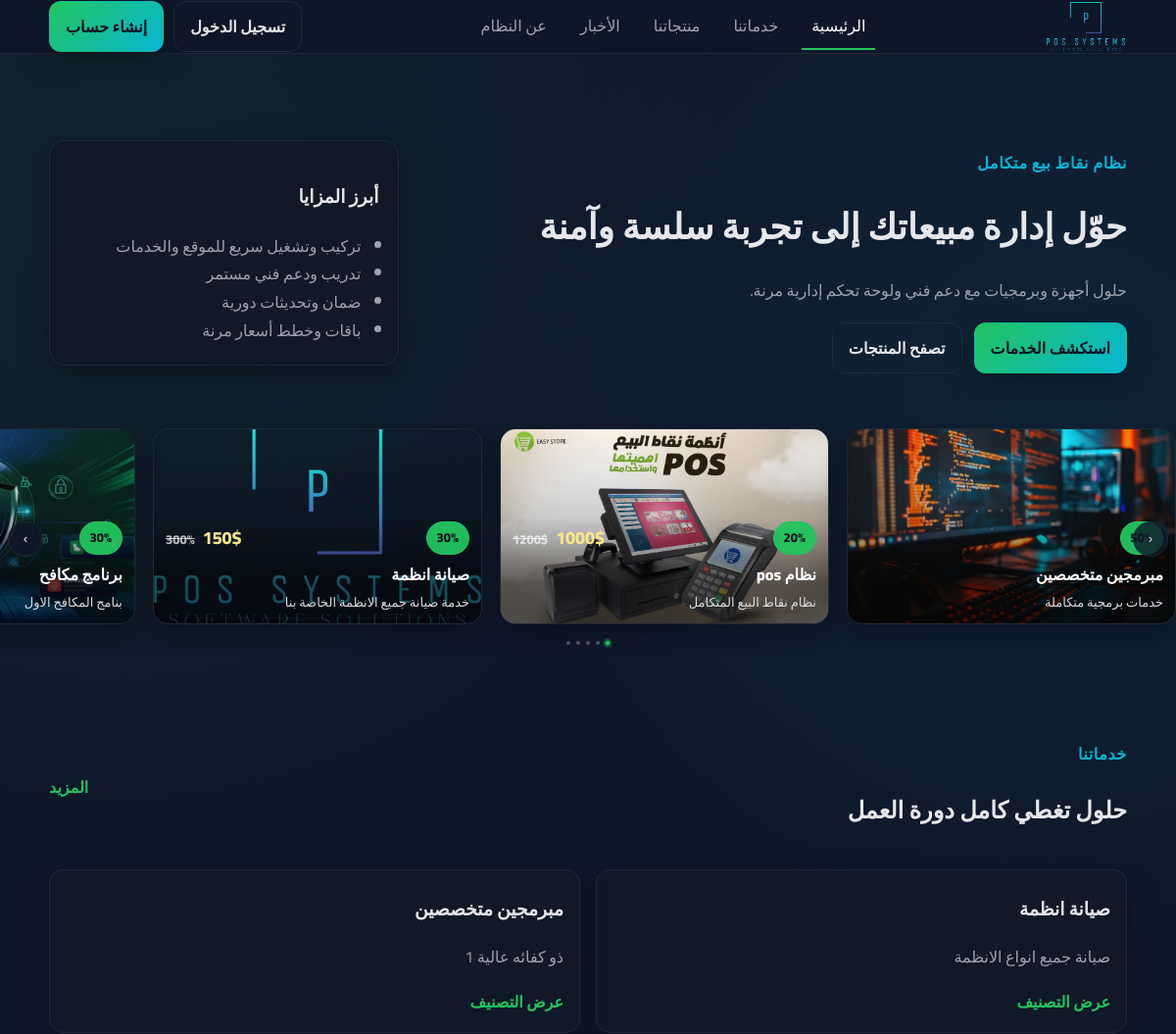
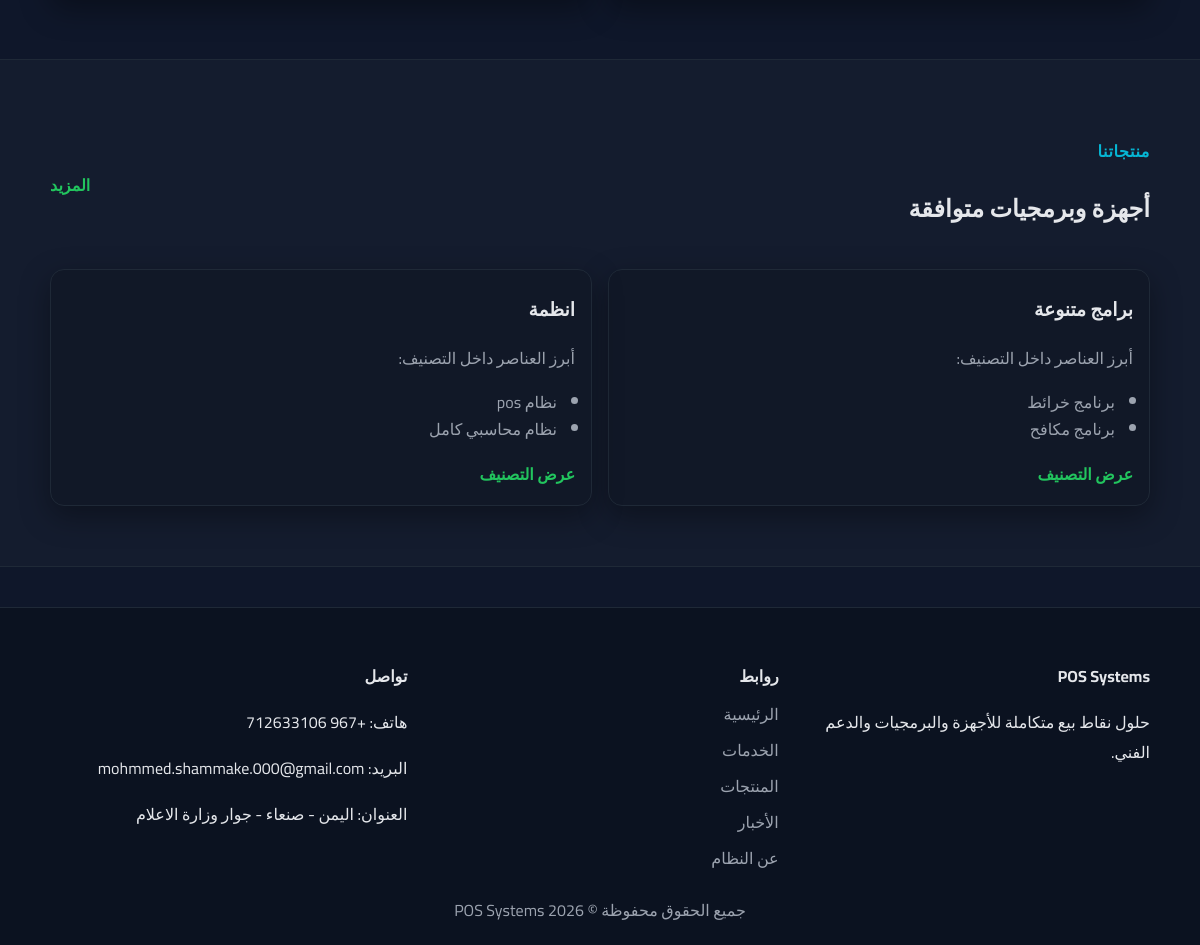
The page / on the database its author committed (2 pictures, top to bottom).
### tables this page shows
CREATE TABLE `banners` (
  `id` int(11) NOT NULL,
  `title` varchar(200) NOT NULL,
  `badge` varchar(100) DEFAULT NULL,
  `price_current` varchar(60) DEFAULT NULL,
  `price_old` varchar(60) DEFAULT NULL,
  `description` text DEFAULT NULL,
  `image` varchar(255) NOT NULL,
  `link` varchar(255) DEFAULT NULL,
  `sort_order` int(11) DEFAULT 0,
  `active` tinyint(1) DEFAULT 1,
  `created_at` timestamp NOT NULL DEFAULT current_timestamp()
);

CREATE TABLE `service_categories` (
  `id` int(11) NOT NULL,
  `name` varchar(120) NOT NULL,
  `slug` varchar(120) NOT NULL,
  `description` text DEFAULT NULL,
  `created_at` timestamp NOT NULL DEFAULT current_timestamp()
);

CREATE TABLE `product_categories` (
  `id` int(11) NOT NULL,
  `name` varchar(120) NOT NULL,
  `slug` varchar(120) NOT NULL,
  `created_at` timestamp NOT NULL DEFAULT current_timestamp()
);

CREATE TABLE `products` (
  `id` int(11) NOT NULL,
  `category_id` int(11) NOT NULL,
  `name` varchar(150) NOT NULL,
  `price` varchar(60) DEFAULT NULL,
  `specs` text DEFAULT NULL,
  `details` text DEFAULT NULL,
  `image` varchar(200) DEFAULT NULL,
  `created_at` timestamp NOT NULL DEFAULT current_timestamp()
);

### includes/data.php (called while the page is built, shortened)
<?php
$settings = [];
try {
    if (isset($pdo)) {
        $settingsStmt = $pdo->query("SELECT setting_key, setting_value FROM settings");
        $settingsRows = $settingsStmt->fetchAll();
        foreach ($settingsRows as $row) {
            $settings[$row['setting_key']] = $row['setting_value'];
        }
    }
} catch (Exception $e) {
}
$about = [
    'headline' => $settings['about_headline'] ?? 'حلول نقاط بيع موثوقة تدعم نمو عملك',
    'description' => $settings['about_description'] ?? 'نقدم أنظمة نقاط بيع متكاملة تغطي الأجهزة والبرمجيات مع دعم فني مستمر ولوحات تحكم إدارية مرنة.',
    'phone' => $settings['contact_phone'] ?? '+966-555-123456',
    'email' => $settings['contact_email'] ?? 'info@example.com',
    'address' => $settings['contact_address'] ?? 'الرياض - المملكة العربية السعودية'
];
$footer_description = $settings['footer_description'] ?? 'حلول نقاط بيع متكاملة للأجهزة والبرمجيات والدعم الفني.';

### index.php (the view, shortened to what this page needs)
<?php require_once __DIR__ . '/includes/header.php'; ?>
<?php
$serviceCats = $pdo->query("SELECT id, name, slug, description FROM service_categories ORDER BY id DESC LIMIT 4")->fetchAll();
$productCats = $pdo->query("SELECT id, name, slug FROM product_categories ORDER BY id DESC LIMIT 4")->fetchAll();
$productItemsByCat = [];
foreach ($productCats as $cat) {
    $stmt = $pdo->prepare("SELECT name FROM products WHERE category_id = ? ORDER BY id DESC LIMIT 2");
    $stmt->execute([$cat['id']]);
    $productItemsByCat[$cat['id']] = $stmt->fetchAll();
}
try {
    $banners = $pdo->query("SELECT id, title, badge, price_current, price_old, description, image, link FROM banners WHERE COALESCE(active,1)=1 ORDER BY sort_order ASC, id DESC")->fetchAll();
} catch (Exception $e) {
    $banners = [];
}
?>
<main>
    <section class="hero">
        <div class="container hero-grid">
            <div>
                <p class="eyebrow">نظام نقاط بيع متكامل</p>
                <h1>حوّل إدارة مبيعاتك إلى تجربة سلسة وآمنة</h1>
                <p class="lead">حلول أجهزة وبرمجيات مع دعم فني ولوحة تحكم إدارية مرنة.</p>
                <div class="hero-actions">
                    <a class="btn solid" href="#services">استكشف الخدمات</a>
                    <a class="btn ghost" href="products.php">تصفح المنتجات</a>
                </div>
            </div>
            <div class="hero-card">
                <h3>أبرز المزايا</h3>
                <ul>
                    <li>تركيب وتشغيل سريع للموقع والخدمات</li>
                    <li>تدريب ودعم فني مستمر</li>
                    <li>ضمان وتحديثات دورية</li>
                    <li>باقات وخطط أسعار مرنة</li>
                </ul>
            </div>
        </div>
    </section>
    <section class="promo-strip">
        <div class="marquee" aria-label="عروض وترويجات">
            <button type="button" class="arrow right" aria-label="التالي">›</button>
            <button type="button" class="arrow left" aria-label="السابق">‹</button>
            <div class="track">
                <?php if (!empty($banners)): ?>
                    <?php foreach ($banners as $b): ?>
                        <a class="promo-card" href="<?= htmlspecialchars($b['link'] ?: '#'); ?>">
                            <img src="<?= htmlspecialchars($b['image'] ?: 'https://picsum.photos/seed/fallback/800/450'); ?>" alt="<?= htmlspecialchars($b['title'] ?: 'عرض'); ?>">
                            <div class="overlay">
                                <div class="content">
                                    <div class="row">
                                        <?php if (!empty($b['badge'])): ?><span class="badge"><?= htmlspecialchars($b['badge']); ?></span><?php endif; ?>
                                        <span class="price">
                                            <?php if (!empty($b['price_current'])): ?><span class="current"><?= htmlspecialchars($b['price_current']); ?></span><?php endif; ?>
                                            <?php if (!empty($b['price_old'])): ?><span class="old"><?= htmlspecialchars($b['price_old']); ?></span><?php endif; ?>
                                        </span>
                                    </div>
                                    <h4 class="title"><?= htmlspecialchars($b['title'] ?: 'عرض'); ?></h4>
                                    <?php if (!empty($b['description'])): ?><p class="desc"><?= htmlspecialchars($b['description']); ?></p><?php endif; ?>
                                </div>
                            </div>
                        </a>
                    <?php endforeach; ?>
                <?php endif; ?>
            </div>
            <div class="indicators" aria-hidden="true"></div>
        </div>
    </section>
    <section id="services" class="section">
        <div class="container section-header">
            <div>
                <p class="eyebrow">خدماتنا</p>
                <h2>حلول تغطي كامل دورة العمل</h2>
            </div>
            <a class="link" href="services.php">المزيد</a>
        </div>
        <div class="container cards-grid">
            <?php foreach ($serviceCats as $service): ?>
                <article class="card">
                    <h3><?= $service['name']; ?></h3>
                    <p><?= $service['description']; ?></p>
                    <a class="link" href="services.php?category=<?= $service['slug']; ?>">عرض التصنيف</a>
                </article>
            <?php endforeach; ?>
        </div>
    </section>
    <section id="products" class="section alt">
        <div class="container section-header">
            <div>
                <p class="eyebrow">منتجاتنا</p>
                <h2>أجهزة وبرمجيات متوافقة</h2>
            </div>
            <a class="link" href="products.php">المزيد</a>
        </div>
        <div class="container cards-grid">
            <?php foreach ($productCats as $product): ?>
                <article class="card">
                    <h3><?= $product['name']; ?></h3>
                    <?php if (!empty($productItemsByCat[$product['id']])): ?>
                        <p>أبرز العناصر داخل التصنيف:</p>
                        <ul class="bullets">
                            <?php foreach ($productItemsByCat[$product['id']] as $item): ?>
                                <li><?= $item['name']; ?></li>
                            <?php endforeach; ?>
                        </ul>
                    <?php endif; ?>
                    <a class="link" href="products.php?category=<?= $product['slug']; ?>">عرض التصنيف</a>
                </article>
            <?php endforeach; ?>
        </div>
    </section>
</main>
<?php require_once __DIR__ . '/includes/footer.php'; ?>

### includes/header.php (shortened to what this page needs)
<?php require_once __DIR__ . '/config.php'; ?>
<?php require_once __DIR__ . '/data.php'; ?>
<!DOCTYPE html>
<html lang="ar" dir="rtl">
<head>
    <link rel="stylesheet" href="assets/css/style.css">
</head>
<body>
    <header class="navbar">
        <div class="container nav-inner">
            <div class="logo"><img src="FullLogo_Transparent.png" alt="POS Systems"></div>
            <?php
                $uriPath = parse_url($_SERVER['REQUEST_URI'] ?? '', PHP_URL_PATH) ?: '';
                $base = basename($uriPath);
                if ($base === '' || $base === false) {
                    $base = basename($_SERVER['SCRIPT_NAME'] ?? ($_SERVER['PHP_SELF'] ?? ''));
                }
                $isHome = ($base === '' || $base === 'index.php');
                $isServices = ($base === 'services.php');
                $isProducts = ($base === 'products.php');
                $isNews = ($base === 'news.php' || $base === 'post.php');
                $isAbout = ($base === 'about.php');
            ?>
            <nav>
                <a href="index.php" class="<?= $isHome ? 'active' : '' ?>">الرئيسية</a>
                <a href="services.php" class="<?= $isServices ? 'active' : '' ?>">خدماتنا</a>
                <a href="products.php" class="<?= $isProducts ? 'active' : '' ?>">منتجاتنا</a>
                <a href="news.php" class="<?= $isNews ? 'active' : '' ?>">الأخبار</a>
                <a href="about.php" class="<?= $isAbout ? 'active' : '' ?>">عن النظام</a>
            </nav>
            <div class="nav-actions">
                <?php if (isset($_SESSION['user'])): ?>
                    <div class="user-profile">
                        <?php
                            $displayName = $_SESSION['user']['name'] ?? ($_SESSION['user']['email'] ?? '');
                            $initial = function($s) {
                                if (function_exists('mb_substr')) return mb_substr($s, 0, 1, 'UTF-8');
                                return substr($s, 0, 1);
                            };
                            $avatar = $_SESSION['user']['avatar'] ?? '';
                        ?>
                        <div class="avatar" title="<?= htmlspecialchars($displayName); ?>">
                            <?php if (!empty($avatar)): ?>
                                <img src="<?= htmlspecialchars($avatar); ?>" alt="<?= htmlspecialchars($displayName); ?>">
                            <?php else: ?>
                                <span><?= htmlspecialchars(strtoupper($initial($displayName))); ?></span>
                            <?php endif; ?>
                        </div>
                        <?php if (($_SESSION['user']['role'] ?? 'user') === 'admin' || ($_SESSION['user']['role'] ?? 'user') === 'staff'): ?>
                            <a class="btn ghost" href="dashboard/index.php">لوحة التحكم</a>
                        <?php endif; ?>
                        <a class="btn ghost" href="logout.php">تسجيل الخروج</a>
                    </div>
                <?php else: ?>
                    <a class="btn ghost" href="login.php">تسجيل الدخول</a>
                    <a class="btn solid" href="register.php">إنشاء حساب</a>
                <?php endif; ?>
            </div>
        </div>
    </header>

### includes/footer.php (shortened to what this page needs)
    <footer class="footer">
        <div class="container footer-grid">
            <div>
                <h4>POS Systems</h4>
                <p><?= $footer_description ?? 'حلول نقاط بيع متكاملة للأجهزة والبرمجيات والدعم الفني.'; ?></p>
            </div>
            <div>
                <h4>روابط</h4>
                <a href="index.php">الرئيسية</a>
                <a href="services.php">الخدمات</a>
                <a href="products.php">المنتجات</a>
                <a href="news.php">الأخبار</a>
                <a href="about.php">عن النظام</a>
            </div>
            <div>
                <h4>تواصل</h4>
                <p>هاتف: <?= $about['phone']; ?></p>
                <p>البريد: <?= $about['email']; ?></p>
                <p>العنوان: <?= $about['address']; ?></p>
            </div>
        </div>
        <div class="container footer-bottom">
            <span>جميع الحقوق محفوظة © <?= date('Y'); ?> POS Systems</span>
        </div>
    </footer>
</body>
</html>

### rows shown on the page
banners: image (picture), badge "30%", title "برنامج مكافح", description "بنامج المكافح الاول"
banners: image (picture), badge "30%", price_current "150$", price_old "300%", title "صيانة انظمة", description "خدمة صيانة جميع الانظمة الخاصة بنا"
banners: image (picture), badge "20%", price_current "1000$", price_old "1200$", title "نظام pos", description "نظام نقاط البيع المتكامل"
banners: image (picture), badge "50%", title "مبرمجين متخصصين", description "خدمات برمجية متكاملة"
service_categories: name "صيانة انظمة", description "صيانة جميع انواع الانظمة"
service_categories: name "مبرمجين متخصصين", description "ذو كفائه عالية 1"
product_categories: name "برامج متنوعة"
products: name "برنامج خرائط"
products: name "برنامج مكافح"
product_categories: name "انظمة"
products: name "نظام pos"
products: name "نظام محاسبي كامل"

### other values the page prints
$footer_description "حلول نقاط بيع متكاملة للأجهزة والبرمجيات والدعم الفني."
$about['phone'] "+967 712633106"
$about['email'] "mohmmed.shammake.000@gmail.com"
$about['address'] "اليمن - صنعاء - جوار وزارة الاعلام"
